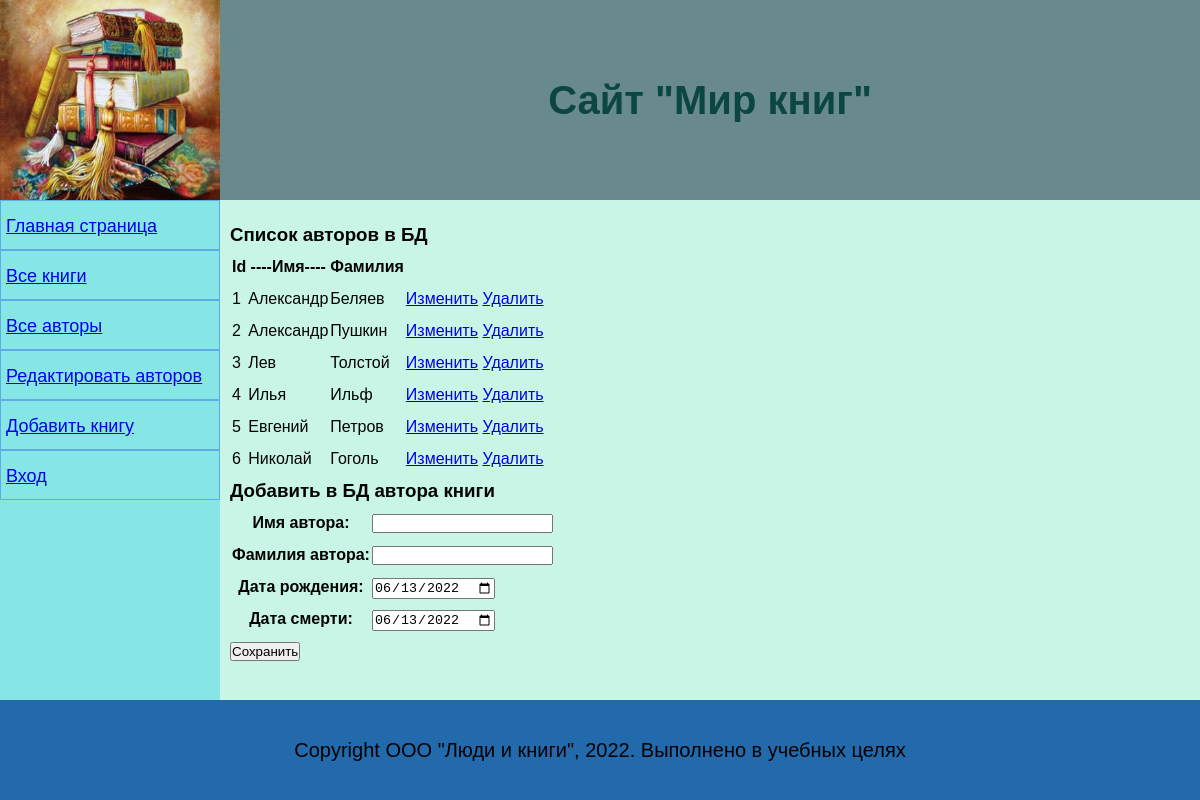
Page /authors_add/ on the committed database.
### catalog/models.py (models this page shows, shortened)
class Author(models.Model):
    first_name=models.CharField(max_length=100,help_text="Введите имя автора",verbose_name="Имя автора")
    last_name=models.CharField(max_length=100,help_text="Введите фамилию автора",verbose_name="Фамилия автора")
    date_of_birth=models.DateField(help_text="Введите дату рождения",verbose_name="Дата рождения",null=True,blank=True)
    date_of_death=models.DateField(help_text="Введите дату смерти",verbose_name="Дата смерти",null=True,blank=True)

### catalog/views.py (the view)
# urls.py: path('authors_add/', views.authors_add, name="authors_add"),
def authors_add(request):
    author = Author.objects.all()
    authorsform=AuthorsForm()
    return render(request, "catalog/authors_add.html",{'form':authorsform, 'author':author})

### catalog/forms.py
class AuthorsForm(forms.Form):
    first_name=forms.CharField(label='Имя автора')
    last_name=forms.CharField(label='Фамилия автора')
    date_of_birth=forms.DateField(label="Дата рождения", initial=format(date.today()), widget=forms.widgets.DateInput(attrs={'type':'date'}))
    date_of_death=forms.DateField(label="Дата смерти", initial=format(date.today()), widget=forms.widgets.DateInput(attrs={'type':'date'}))

### catalog/templates/catalog/authors_add.html (shortened to what this page needs)
{% extends "base_generic.html" %}
{% block content %}
<h3>Список авторов в БД</h3>
    <table>
        <thead><th>Id</th><th>----Имя----</th><th>Фамилия</th><th></th></thead>
{% if author %}
    {% for author in author.all %}
        <tr>
            <td>{{ author.id }}</td>
            <td>{{ author.first_name }}</td>
            <td>{{ author.last_name }}</td>
            <td><a href='/edit1/{{ author.id }}'>Изменить</a>
            <a href='/delete/{{ author.id }}'>Удалить</a></td>
        </tr>
        {% endfor %}
    {% else %}
        <p>В базе данных нет авторов</p>
    {% endif %}
    </table>
<h3>Добавить в БД автора книги</h3>
<form method="POST" action="/create/">
    <table>
        {{ form }}
    </table>
    <input type="submit" value="Сохранить"/>
</form>
{% endblock %}

### catalog/static/css/styles.css (style rules this page uses)
* { margin: 0; padding: 0; box-sizing: border-box; }
body { background-color: rgb(201, 245, 230); display: flex; min-height: 100vh; flex-direction: column; min-width: 650px; }

### rows in the picture
Author: id "1", first_name "Александр", last_name "Беляев"
Author: id "2", first_name "Александр", last_name "Пушкин"
Author: id "3", first_name "Лев", last_name "Толстой"
Author: id "4", first_name "Илья", last_name "Ильф"
Author: id "5", first_name "Евгений", last_name "Петров"
Author: id "6", first_name "Николай", last_name "Гоголь"
